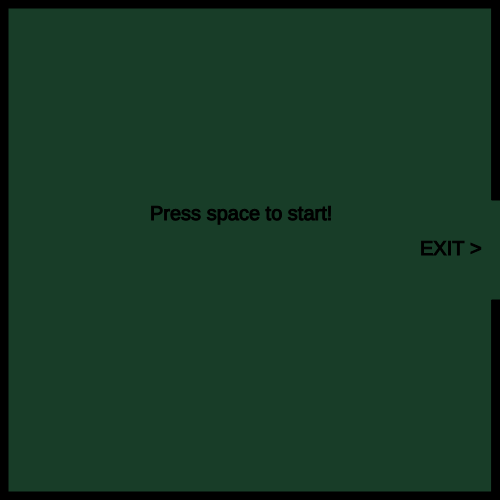
Frame 1 (no input)
Frame 60 (no input): identical to frame 1, image omitted
Frame 120 (the mouse pressed at the canvas centre since frame 60): identical to frame 1, image omitted

The p5.js sketch that drew this single still picture (run headless with seeded random() and noise() and a simulated clock; from frame 60 on, the mouse is pressed at the canvas centre):

// p5.js sketch
// ── sketch.js
var gameStarted = false;
var space = 32;
var esc = 27;
var w = 87; 
var s = 83;
var a = 65;
var d = 68;
var charX = 250;
var charY = 250;
var enemyX = 0;
var enemyY = 0;
var enemy2X = 500;
var enemy2Y = 500;
var enemySpeed = getRandomArbitrary(5, 10);
var enemy2Speed = getRandomArbitrary(2, 5);
var mouseShapeX;
var mouseShapeY;


function keyPressed()
{ /* Prevents default behavior for space and esc keys */
    if(keyCode === space || keyCode === esc)
    {
        return false;
    }
}

function getRandomArbitrary(min, max) {
  return Math.random() * (max - min) + min;
}

function setup()
{
    createCanvas(500,500);
}

function draw()
{
    background(24, 61, 40);
    drawLevel();
    gameStartStop();
    
    if(gameStarted === false)
    {
        text("Press space to start!", 150,220);
    }
    else
    {
        charMovement();
        drawCharacter();
        enemyMovement();
        drawEnemies();
        checkExit();
        fill(51, 255, 0)
        rect(mouseShapeX,mouseShapeY, 30,30)
    }
}

function gameStartStop() 
{
    if(keyIsDown(space))
    {
        gameStarted = true;
        var w = 87; 
        var s = 83;
        var a = 65;
        var d = 68;
    }
    else if(keyIsDown(esc))
    {
        gameStarted = false;
        var w = null; 
        var s = null;
        var a = null;
        var d = null;
    }  
}

function drawLevel()
{
    stroke(0);
    fill(0);
    rect(0,0,500,8);
    rect(0,0,8,500);
    rect(0,492,500, 8);
    rect(492,0,8,200);
    rect(492,300, 8, 200);
    textSize(20);
    text("EXIT >",420,255);
}

function charMovement()
{
    if(keyIsDown(w)) {
        charY -= 5;
    }
    if(keyIsDown(s)) {
        charY += 5;
    }
    if(keyIsDown(a)) {
        charX -= 5;
    }
    if(keyIsDown(d)) {
        charX += 5;
    }
}

function enemyMovement()
{
    if(gameStarted === true) {
        enemyX += enemySpeed;
        enemyY += enemySpeed; 
        enemy2X -= enemy2Speed;
        enemy2Y -= enemy2Speed;
    }
    if(enemyX > width)
    {
        enemyX = 0;
        enemyY = getRandomArbitrary(0,400);
    }
    if(enemyX < 0)
    {
        enemyX = width;
    }
    if(enemyY > height)
    {
        enemyY = 0;
    }
    if(enemyY < 0)
    {
        enemyY = height;
    }

    if(enemy2X > width) {
        enemy2X = 0;
    }
    if(enemy2X < 0) {
        enemy2X = width;
        enemy2Y = getRandomArbitrary(0, height);
    }
    if(enemy2Y > height) {
        enemy2Y = height;
    }
    if(enemy2Y < 0) {
        enemy2Y = height;
    }
}

function drawCharacter()
{
    stroke(2);
    fill(252, 186, 3);
    rect(charX,charY, 20,20);
}

function drawEnemies()
{
    stroke(2);
    fill(128, 1, 1);
    circle(enemyX,enemyY,30);
    fill(71, 38, 11)
    circle(enemy2X,enemy2Y, 20);
}

function checkExit()
{
    if(charX > width && charY > 180 && charY < 290) {
        fill(0);
        textSize(40);
        text("Woo!", 200, 150);
    }
}

function mouseClicked()
{
    mouseShapeX = mouseX;
    mouseShapeY = mouseY;
}
